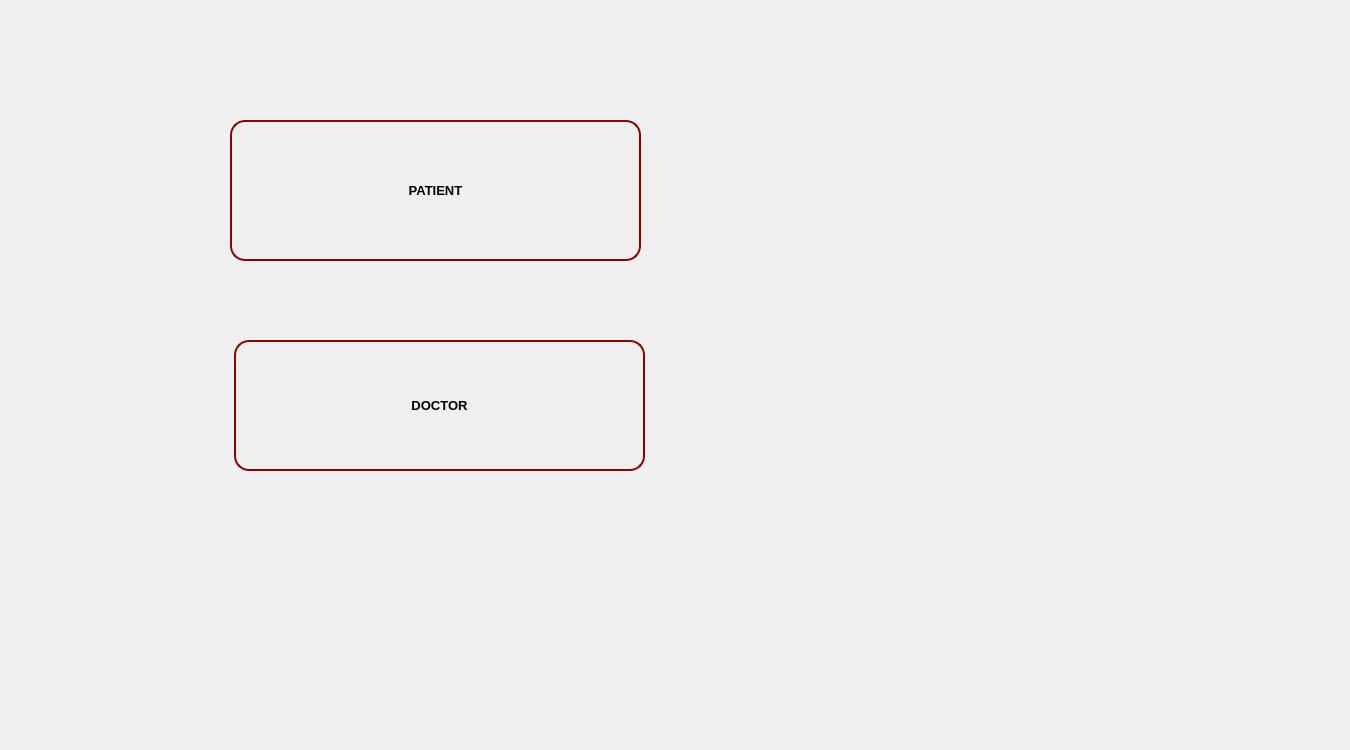
<?xml version="1.0" encoding="UTF-8"?>
<ui version="4.0">
 <class>menu</class>
 <widget class="QDialog" name="menu">
  <property name="geometry">
   <rect>
    <x>0</x>
    <y>0</y>
    <width>1350</width>
    <height>750</height>
   </rect>
  </property>
  <property name="windowTitle">
   <string>Dialog</string>
  </property>
  <property name="styleSheet">
   <string notr="true">QPushButton{
color:black;
font-weight:bold;
font-size:13px;
background-color:transparent;
border:2px solid #8b0000;
border-radius:15px;
}

QPushButton:hover{
color:white;
background:#8b0000;
border:2px solid white;
border-radius:15px;



}
</string>
  </property>
  <widget class="QPushButton" name="pushButton">
   <property name="geometry">
    <rect>
     <x>230</x>
     <y>120</y>
     <width>411</width>
     <height>141</height>
    </rect>
   </property>
   <property name="text">
    <string>PATIENT</string>
   </property>
  </widget>
  <widget class="QPushButton" name="pushButton_2">
   <property name="geometry">
    <rect>
     <x>234</x>
     <y>340</y>
     <width>411</width>
     <height>131</height>
    </rect>
   </property>
   <property name="text">
    <string>DOCTOR</string>
   </property>
  </widget>
 </widget>
 <resources/>
 <connections/>
</ui>
